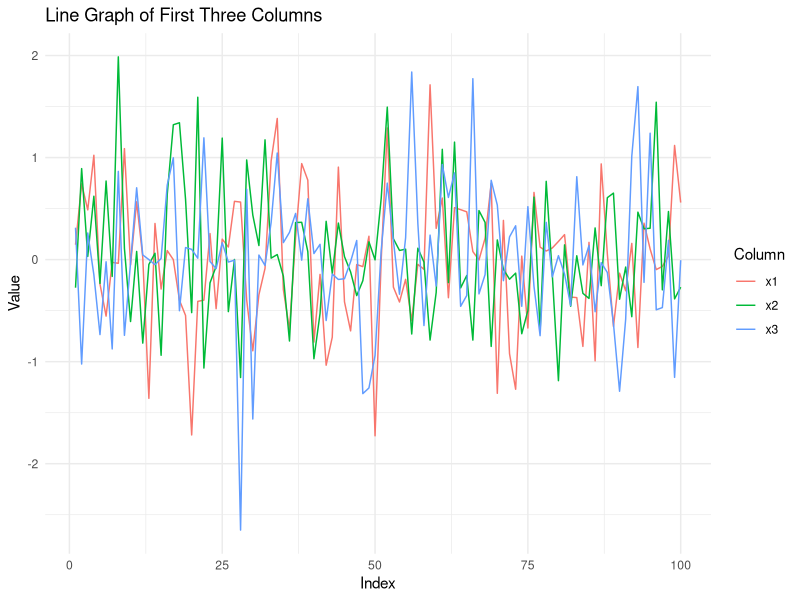

R code for this plot:
# Load necessary packages and library
#install.packages("tidyverse")
#install.packages("ggplot2") 
#install.packages("reshape2")

library(ggplot2)
library(reshape2) 



# 
# Stochastic process
#
#
# fixed the random seed for the stochastic process $y(t,w)$
#
set.seed(123456) 
#
# loop tyo simulate the stochastic process  y(t,w) standard normal 
#

# Define the dimensions
n_rows <- 100
n_cols <- 100

# Create a matrix of random numbers
# rnorm(n_rows * n_cols) generates n_rows*n_cols random numbers
# matrix() reshapes these numbers into a n_rows x n_cols matrix
y <- matrix(rnorm(n_rows * n_cols), nrow = n_rows, ncol = n_cols)



#
# random seed for the stochastic process z(t,w)
#
set.seed(654321) 

# Define the dimensions of the matrix
n_rows <- 100
n_cols <- 100

# Generate the matrix
# rnorm(n_rows * n_cols) creates a vector of n_rows*n_cols random numbers from a normal distribution
# 10 + sqrt(5) * ... scales these numbers according to your formula
z <- matrix(10 + sqrt(5) * rnorm(n_rows * n_cols), nrow = n_rows, ncol = n_cols)



#
# random seed for the stochastic process  u(t,w)
#

set.seed(123) 

#
# simulate the stochastic process  u(t,w) U[-$\phi$, $\phi$]
#

# Define the dimensions of the matrix
n_rows <- 100
n_cols <- 100

# Calculate the constant pi
pi <- acos(-1)

# Generate the u1 matrix with random numbers from uniform distribution
u1 <- matrix(runif(n_rows * n_cols), nrow = n_rows, ncol = n_cols)

# Transform the values in u1 to create the u matrix
# The transformation is -pi + pi * u1
u <- -pi + pi * u1



#
#  simulate the stochastic process  x(t,w) defined by  (1)
#

# Define the dimensions of the matrices
n_rows <- 100
n_cols <- 100

# Create a matrix of row indices
i_matrix <- matrix(rep(1:n_rows, each = n_cols), nrow = n_rows, ncol = n_cols)

# Calculate the x matrix
# The operation is vectorized over all elements
x <- y * cos(z + i_matrix * u)

# You can print the matrix or write it to a file
# Uncomment the line below to print the matrix
# print(x)


#
# Transpose the matrix x and assign it to xl
#
xl <- t(x)

#
# extract the first three trows of matrix xl 
#


first_three_columns <- xl[, 1:3]





# Assuming first_three_columns is already defined

# Create a data frame suitable for ggplot
df <- data.frame(Index = 1:nrow(first_three_columns),
                 x1 = first_three_columns[,1],
                 x2 = first_three_columns[,2],
                 x3 = first_three_columns[,3])

# Melt the data frame to long format for ggplot
long_df <- reshape2::melt(df, id.vars = 'Index')

# Plotting using ggplot
ggplot(long_df, aes(x = Index, y = value, color = variable)) +
  geom_line() +
  theme_minimal() +
  labs(title = "Line Graph of First Three Columns",
       x = "Index",
       y = "Value",
       color = "Column")


